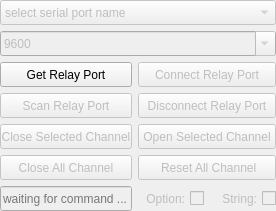
<?xml version="1.0" encoding="UTF-8"?>
<ui version="4.0">
 <class>RelayModuleA</class>
 <widget class="QFrame" name="RelayModuleA">
  <property name="geometry">
   <rect>
    <x>0</x>
    <y>0</y>
    <width>276</width>
    <height>211</height>
   </rect>
  </property>
  <property name="windowTitle">
   <string>Frame</string>
  </property>
  <layout class="QGridLayout" name="gridLayout" columnstretch="1,1,1,1">
   <property name="leftMargin">
    <number>0</number>
   </property>
   <property name="topMargin">
    <number>0</number>
   </property>
   <property name="rightMargin">
    <number>0</number>
   </property>
   <property name="bottomMargin">
    <number>0</number>
   </property>
   <item row="0" column="0" colspan="4">
    <widget class="QComboBox" name="comboBox_1">
     <property name="enabled">
      <bool>false</bool>
     </property>
     <property name="sizePolicy">
      <sizepolicy hsizetype="Minimum" vsizetype="Minimum">
       <horstretch>0</horstretch>
       <verstretch>0</verstretch>
      </sizepolicy>
     </property>
     <property name="minimumSize">
      <size>
       <width>100</width>
       <height>25</height>
      </size>
     </property>
     <property name="maximumSize">
      <size>
       <width>16777215</width>
       <height>25</height>
      </size>
     </property>
     <property name="currentText">
      <string>select serial port name</string>
     </property>
     <property name="currentIndex">
      <number>0</number>
     </property>
     <item>
      <property name="text">
       <string>select serial port name</string>
      </property>
     </item>
    </widget>
   </item>
   <item row="1" column="0" colspan="4">
    <widget class="QComboBox" name="comboBox">
     <property name="enabled">
      <bool>false</bool>
     </property>
     <property name="sizePolicy">
      <sizepolicy hsizetype="Minimum" vsizetype="Minimum">
       <horstretch>0</horstretch>
       <verstretch>0</verstretch>
      </sizepolicy>
     </property>
     <property name="minimumSize">
      <size>
       <width>100</width>
       <height>25</height>
      </size>
     </property>
     <property name="maximumSize">
      <size>
       <width>16777215</width>
       <height>25</height>
      </size>
     </property>
     <property name="editable">
      <bool>true</bool>
     </property>
     <item>
      <property name="text">
       <string>9600</string>
      </property>
     </item>
    </widget>
   </item>
   <item row="2" column="2" colspan="2">
    <widget class="QPushButton" name="pushButton_31">
     <property name="enabled">
      <bool>false</bool>
     </property>
     <property name="sizePolicy">
      <sizepolicy hsizetype="Minimum" vsizetype="Minimum">
       <horstretch>0</horstretch>
       <verstretch>0</verstretch>
      </sizepolicy>
     </property>
     <property name="minimumSize">
      <size>
       <width>50</width>
       <height>25</height>
      </size>
     </property>
     <property name="maximumSize">
      <size>
       <width>16777215</width>
       <height>25</height>
      </size>
     </property>
     <property name="text">
      <string>Connect Relay Port</string>
     </property>
     <property name="checkable">
      <bool>false</bool>
     </property>
    </widget>
   </item>
   <item row="3" column="2" colspan="2">
    <widget class="QPushButton" name="pushButton_32">
     <property name="enabled">
      <bool>false</bool>
     </property>
     <property name="sizePolicy">
      <sizepolicy hsizetype="Minimum" vsizetype="Minimum">
       <horstretch>0</horstretch>
       <verstretch>0</verstretch>
      </sizepolicy>
     </property>
     <property name="minimumSize">
      <size>
       <width>50</width>
       <height>25</height>
      </size>
     </property>
     <property name="maximumSize">
      <size>
       <width>16777215</width>
       <height>25</height>
      </size>
     </property>
     <property name="text">
      <string>Disconnect Relay Port</string>
     </property>
     <property name="checkable">
      <bool>false</bool>
     </property>
    </widget>
   </item>
   <item row="4" column="2" colspan="2">
    <widget class="QPushButton" name="pushButton_45">
     <property name="enabled">
      <bool>false</bool>
     </property>
     <property name="sizePolicy">
      <sizepolicy hsizetype="Minimum" vsizetype="Minimum">
       <horstretch>0</horstretch>
       <verstretch>0</verstretch>
      </sizepolicy>
     </property>
     <property name="minimumSize">
      <size>
       <width>50</width>
       <height>25</height>
      </size>
     </property>
     <property name="maximumSize">
      <size>
       <width>16777215</width>
       <height>25</height>
      </size>
     </property>
     <property name="text">
      <string>Open Selected Channel</string>
     </property>
     <property name="checkable">
      <bool>false</bool>
     </property>
    </widget>
   </item>
   <item row="5" column="2" colspan="2">
    <widget class="QPushButton" name="pushButton_33">
     <property name="enabled">
      <bool>false</bool>
     </property>
     <property name="sizePolicy">
      <sizepolicy hsizetype="Minimum" vsizetype="Minimum">
       <horstretch>0</horstretch>
       <verstretch>0</verstretch>
      </sizepolicy>
     </property>
     <property name="minimumSize">
      <size>
       <width>50</width>
       <height>25</height>
      </size>
     </property>
     <property name="maximumSize">
      <size>
       <width>16777215</width>
       <height>25</height>
      </size>
     </property>
     <property name="text">
      <string> Reset All Channel</string>
     </property>
     <property name="checkable">
      <bool>false</bool>
     </property>
    </widget>
   </item>
   <item row="2" column="0" colspan="2">
    <widget class="QPushButton" name="pushButton_35">
     <property name="enabled">
      <bool>true</bool>
     </property>
     <property name="sizePolicy">
      <sizepolicy hsizetype="Minimum" vsizetype="Minimum">
       <horstretch>0</horstretch>
       <verstretch>0</verstretch>
      </sizepolicy>
     </property>
     <property name="minimumSize">
      <size>
       <width>50</width>
       <height>25</height>
      </size>
     </property>
     <property name="maximumSize">
      <size>
       <width>16777215</width>
       <height>25</height>
      </size>
     </property>
     <property name="text">
      <string>Get Relay Port</string>
     </property>
     <property name="checkable">
      <bool>false</bool>
     </property>
    </widget>
   </item>
   <item row="3" column="0" colspan="2">
    <widget class="QPushButton" name="pushButton_57">
     <property name="enabled">
      <bool>false</bool>
     </property>
     <property name="sizePolicy">
      <sizepolicy hsizetype="Minimum" vsizetype="Minimum">
       <horstretch>0</horstretch>
       <verstretch>0</verstretch>
      </sizepolicy>
     </property>
     <property name="minimumSize">
      <size>
       <width>50</width>
       <height>25</height>
      </size>
     </property>
     <property name="maximumSize">
      <size>
       <width>16777215</width>
       <height>25</height>
      </size>
     </property>
     <property name="text">
      <string>Scan Relay Port</string>
     </property>
     <property name="checkable">
      <bool>false</bool>
     </property>
    </widget>
   </item>
   <item row="4" column="0" colspan="2">
    <widget class="QPushButton" name="pushButton_44">
     <property name="enabled">
      <bool>false</bool>
     </property>
     <property name="sizePolicy">
      <sizepolicy hsizetype="Minimum" vsizetype="Minimum">
       <horstretch>0</horstretch>
       <verstretch>0</verstretch>
      </sizepolicy>
     </property>
     <property name="minimumSize">
      <size>
       <width>50</width>
       <height>25</height>
      </size>
     </property>
     <property name="maximumSize">
      <size>
       <width>16777215</width>
       <height>25</height>
      </size>
     </property>
     <property name="text">
      <string>Close Selected Channel</string>
     </property>
     <property name="checkable">
      <bool>false</bool>
     </property>
    </widget>
   </item>
   <item row="5" column="0" colspan="2">
    <widget class="QPushButton" name="pushButton_34">
     <property name="enabled">
      <bool>false</bool>
     </property>
     <property name="sizePolicy">
      <sizepolicy hsizetype="Minimum" vsizetype="Minimum">
       <horstretch>0</horstretch>
       <verstretch>0</verstretch>
      </sizepolicy>
     </property>
     <property name="minimumSize">
      <size>
       <width>50</width>
       <height>25</height>
      </size>
     </property>
     <property name="maximumSize">
      <size>
       <width>16777215</width>
       <height>25</height>
      </size>
     </property>
     <property name="text">
      <string>Close All Channel</string>
     </property>
     <property name="checkable">
      <bool>false</bool>
     </property>
    </widget>
   </item>
   <item row="6" column="3">
    <widget class="QCheckBox" name="checkBox_29">
     <property name="enabled">
      <bool>false</bool>
     </property>
     <property name="sizePolicy">
      <sizepolicy hsizetype="Minimum" vsizetype="Minimum">
       <horstretch>0</horstretch>
       <verstretch>0</verstretch>
      </sizepolicy>
     </property>
     <property name="minimumSize">
      <size>
       <width>50</width>
       <height>25</height>
      </size>
     </property>
     <property name="maximumSize">
      <size>
       <width>16777215</width>
       <height>25</height>
      </size>
     </property>
     <property name="layoutDirection">
      <enum>Qt::RightToLeft</enum>
     </property>
     <property name="text">
      <string>String:</string>
     </property>
     <property name="checked">
      <bool>false</bool>
     </property>
    </widget>
   </item>
   <item row="6" column="2">
    <widget class="QCheckBox" name="checkBox_27">
     <property name="enabled">
      <bool>false</bool>
     </property>
     <property name="sizePolicy">
      <sizepolicy hsizetype="Minimum" vsizetype="Minimum">
       <horstretch>0</horstretch>
       <verstretch>0</verstretch>
      </sizepolicy>
     </property>
     <property name="minimumSize">
      <size>
       <width>50</width>
       <height>25</height>
      </size>
     </property>
     <property name="maximumSize">
      <size>
       <width>16777215</width>
       <height>25</height>
      </size>
     </property>
     <property name="layoutDirection">
      <enum>Qt::RightToLeft</enum>
     </property>
     <property name="text">
      <string>Option:</string>
     </property>
    </widget>
   </item>
   <item row="6" column="0" colspan="2">
    <widget class="QLineEdit" name="lineEdit">
     <property name="enabled">
      <bool>false</bool>
     </property>
     <property name="sizePolicy">
      <sizepolicy hsizetype="Expanding" vsizetype="Minimum">
       <horstretch>0</horstretch>
       <verstretch>0</verstretch>
      </sizepolicy>
     </property>
     <property name="minimumSize">
      <size>
       <width>50</width>
       <height>25</height>
      </size>
     </property>
     <property name="maximumSize">
      <size>
       <width>16777215</width>
       <height>25</height>
      </size>
     </property>
     <property name="placeholderText">
      <string>waiting for command ...</string>
     </property>
    </widget>
   </item>
  </layout>
 </widget>
 <resources/>
 <connections/>
</ui>
